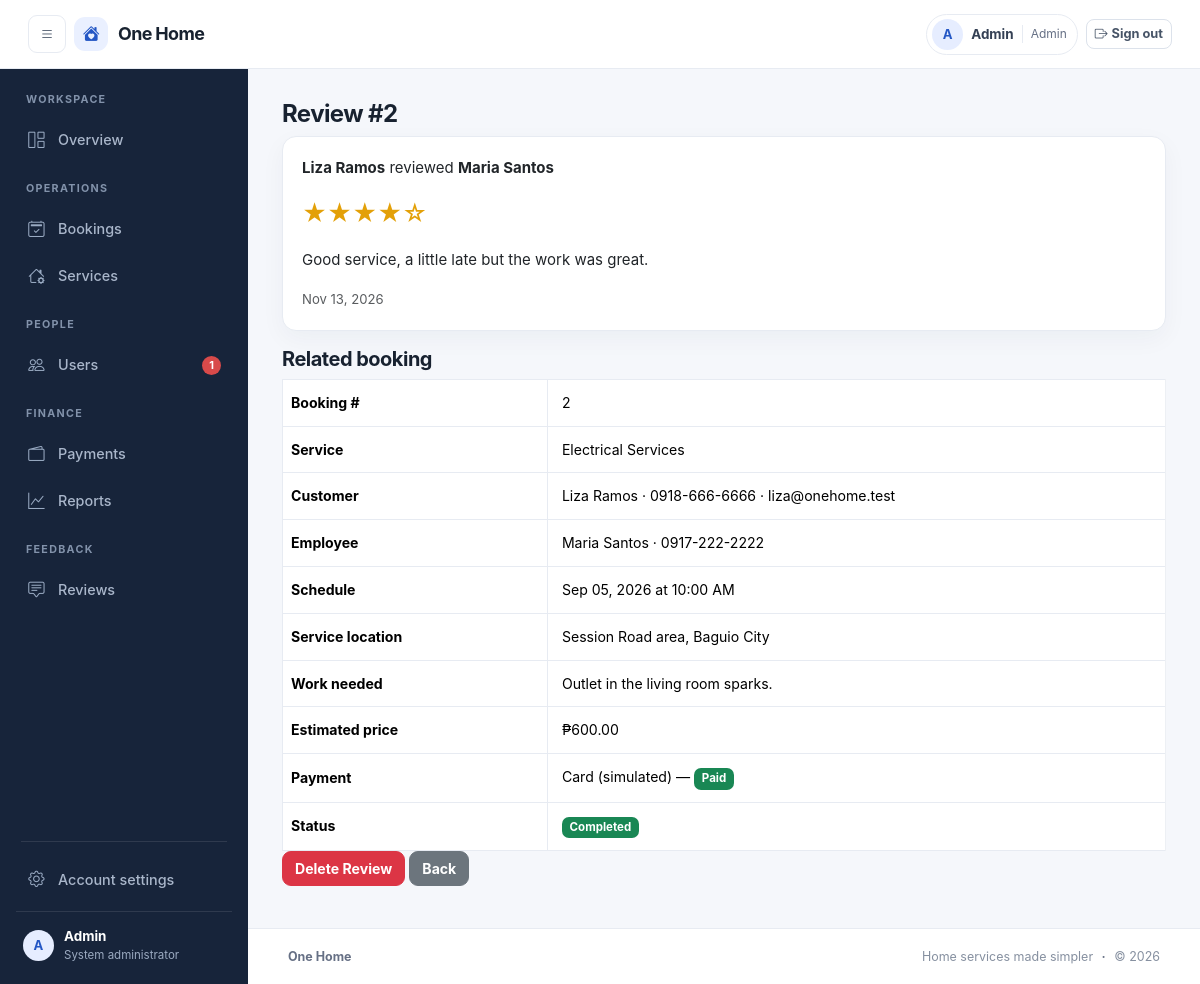
Screenshot of /admin/reviews/view.php?id=2 (signed in) with the database file from the repository.
### tables this page shows
CREATE TABLE users (
  id INT AUTO_INCREMENT PRIMARY KEY,
  name VARCHAR(100) NOT NULL,
  email VARCHAR(100) NOT NULL UNIQUE,
  password VARCHAR(255) NOT NULL,
  phone VARCHAR(30),
  address VARCHAR(255),
  role ENUM('admin','employee','customer') NOT NULL,
  status ENUM('active','pending','inactive') NOT NULL DEFAULT 'active',
  avatar VARCHAR(255),
  skills VARCHAR(255),
  available_days VARCHAR(40) NOT NULL DEFAULT 'Mon,Tue,Wed,Thu,Fri',
  is_available TINYINT NOT NULL DEFAULT 1,
  created_at DATETIME NOT NULL DEFAULT CURRENT_TIMESTAMP,
  INDEX idx_users_role_status (role, status)
);

CREATE TABLE reviews (
  id INT AUTO_INCREMENT PRIMARY KEY,
  booking_id INT NOT NULL UNIQUE,
  customer_id INT NOT NULL,
  employee_id INT NOT NULL,
  rating TINYINT NOT NULL,
  comment TEXT,
  created_at DATETIME NOT NULL DEFAULT CURRENT_TIMESTAMP,
  FOREIGN KEY (booking_id) REFERENCES bookings(id) ON DELETE CASCADE,
  FOREIGN KEY (customer_id) REFERENCES users(id),
  FOREIGN KEY (employee_id) REFERENCES users(id),
  INDEX idx_reviews_customer (customer_id),
  INDEX idx_reviews_employee (employee_id),
  CHECK (rating >= 1 AND rating <= 5)
);

CREATE TABLE bookings (
  id INT AUTO_INCREMENT PRIMARY KEY,
  customer_id INT NOT NULL,
  employee_id INT NOT NULL,
  service_id INT NOT NULL,
  booking_date DATE NOT NULL,
  booking_time TIME NOT NULL,
  address VARCHAR(255) NOT NULL,
  description TEXT,
  photo VARCHAR(255),
  price DECIMAL(10,2) NOT NULL,
  status ENUM('Pending','Confirmed','Ongoing','Completed','Cancelled','Declined') NOT NULL DEFAULT 'Pending',
  decline_reason VARCHAR(255),
  created_at DATETIME NOT NULL DEFAULT CURRENT_TIMESTAMP,
  FOREIGN KEY (customer_id) REFERENCES users(id),
  FOREIGN KEY (employee_id) REFERENCES users(id),
  FOREIGN KEY (service_id) REFERENCES services(id),
  INDEX idx_bookings_customer (customer_id),
  INDEX idx_bookings_employee_date (employee_id, booking_date, status),
  INDEX idx_bookings_service (service_id),
  INDEX idx_bookings_status_date (status, booking_date),
  CHECK (price >= 0)
);

CREATE TABLE services (
  id INT AUTO_INCREMENT PRIMARY KEY,
  name VARCHAR(100) NOT NULL,
  description TEXT,
  price DECIMAL(10,2) NOT NULL,
  icon VARCHAR(50) NOT NULL DEFAULT 'bi-tools',
  is_active TINYINT NOT NULL DEFAULT 1,
  INDEX idx_services_active (is_active),
  CHECK (price >= 0)
);

CREATE TABLE payments (
  id INT AUTO_INCREMENT PRIMARY KEY,
  booking_id INT NOT NULL UNIQUE,
  amount DECIMAL(10,2) NOT NULL,
  method ENUM('cash','card') NOT NULL DEFAULT 'cash',
  status ENUM('Unpaid','Paid','Refunded') NOT NULL DEFAULT 'Unpaid',
  card_last4 CHAR(4),
  paid_at DATETIME NULL,
  FOREIGN KEY (booking_id) REFERENCES bookings(id) ON DELETE CASCADE,
  CHECK (amount >= 0)
);

### includes/auth.php (called while the page is built, shortened)
<?php
require_once INC . '/dbconn.php';
require_once INC . '/functions.php';
require_once INC . '/notifications.php';
function current_user()
{
    static $loaded = false;
    static $user = null;
    if (!$loaded) {
        $loaded = true;
        if (!empty($_SESSION['uid'])) {
            $user_id = (int) $_SESSION['uid'];
            if ($user_id > 0) {
                $user = db_one("SELECT * FROM users WHERE id = ? LIMIT 1", [$user_id]);
            }
        }
    }
    return $user;
}
function home_for($role)
{
    $pages = [
        'admin' => 'admin/dashboard.php',
        'employee' => 'employee/dashboard.php',
        'customer' => 'customer/dashboard.php'
    ];
    return $pages[$role] ?? 'login.php';
}
function require_role($role)
{
    $user = current_user();
}

### includes/notifications.php (called while the page is built, shortened)
<?php
function pending_employees_count()
{
    return db_val("SELECT COUNT(*) FROM users WHERE role='employee' AND status='pending'");
}

### admin/reviews/view.php (the view, shortened to what this page needs)
<?php require_once __DIR__ . '/../../includes/auth.php';
require_role('admin');
$r = db_one(
    "SELECT r.*, c.name AS cname, e.name AS ename
     FROM reviews r
     JOIN users c ON c.id = r.customer_id
     JOIN users e ON e.id = r.employee_id
     WHERE r.id = ?",
    [(int) ($_GET['id'] ?? $_POST['id'] ?? 0)]
);
$b = get_booking($r['booking_id']);
require INC . '/header.php'; ?>
<h2>Review #<?= $r['id'] ?></h2>
<div class="card mb-3">
    <div class="card-body">
        <p><b><?= e($r['cname']) ?></b> reviewed <b><?= e($r['ename']) ?></b></p>
        <p class="fs-4"><?= stars($r['rating']) ?></p>
        <p><?= e($r['comment'] ?: '(no comment)') ?></p><small class="text-muted"><?= fdate($r['created_at']) ?></small>
    </div>
</div>
<h5>Related booking</h5><?php booking_info($b); ?>
<form method="post" class="d-inline"
    data-confirm="Delete this review permanently? Only do this for inappropriate reviews."><input type="hidden"
        name="id" value="<?= $r['id'] ?>"><button class="btn btn-danger">Delete Review</button></form>
<a class="btn btn-secondary" href="index.php">Back</a>
<?php require INC . '/footer.php'; ?>

### includes/navbar.php (shortened to what this page needs)
<?php
$u = current_user();
$role = $u['role'] ?? '';
$current_path = str_replace('\\', '/', parse_url($_SERVER['REQUEST_URI'] ?? '', PHP_URL_PATH) ?? '');
$base_path = rtrim(BASE_URL, '/');
$is_active = function ($path) use ($current_path, $base_path) {
    $full_path = $base_path . '/' . ltrim($path, '/');
    return $current_path === $full_path || strpos($current_path, $full_path . '/') === 0;
};
?>
<nav class="navbar app-topbar">
    <div class="container-fluid app-topbar-inner">
        <div class="d-flex align-items-center gap-2">
            <?php if ($u && $role === 'admin'): ?>
                <button class="btn btn-icon mobile-menu-button" id="sidebarToggle" type="button" aria-label="Open menu" aria-controls="adminSidebar" aria-expanded="false">
                    <i class="bi bi-list"></i>
                </button>
            <?php endif; ?>
            <a class="navbar-brand app-brand" href="<?= url($u ? home_for($role) : 'index.php') ?>">
                <span class="brand-mark"><i class="bi bi-house-heart-fill"></i></span>
                <span>One Home</span>
            </a>
        </div>
        <div class="d-flex align-items-center gap-2 ms-auto">
            <?php if ($u && $u['status'] === 'active'): ?>
                <div class="user-chip d-none d-sm-flex">
                    <span class="user-avatar"><?= e(strtoupper(substr($u['name'], 0, 1))) ?></span>
                    <span class="user-chip-name"><?= e($u['name']) ?></span>
                    <span class="user-chip-role"><?= e(ucfirst($role)) ?></span>
                </div>
                <a class="btn btn-sm btn-outline-secondary logout-button" href="<?= url('logout.php') ?>"><i class="bi bi-box-arrow-right me-1"></i><span class="d-none d-sm-inline">Sign out</span></a>
            <?php else: ?>
                <a class="top-link" href="<?= url('login.php') ?>">Sign in</a>
                <a class="btn btn-primary btn-sm px-3" href="<?= url('register.php') ?>">Create account</a>
            <?php endif; ?>
        </div>
    </div>
</nav>
<?php if ($u && $u['status'] === 'active' && $role === 'admin'): ?>
    <div class="admin-layout">
        <aside class="admin-sidebar" id="adminSidebar" aria-label="Administrator navigation">
            <div class="sidebar-caption">WORKSPACE</div>
            <a class="sidebar-link <?= $is_active('admin/dashboard.php') ? 'active' : '' ?>" href="<?= url('admin/dashboard.php') ?>">
                <i class="bi bi-grid-1x2"></i><span>Overview</span>
            </a>
            <div class="sidebar-caption">OPERATIONS</div>
            <a class="sidebar-link <?= $is_active('admin/bookings/') ? 'active' : '' ?>" href="<?= url('admin/bookings/index.php') ?>">
                <i class="bi bi-calendar2-check"></i><span>Bookings</span>
            </a>
            <a class="sidebar-link <?= $is_active('admin/services/') ? 'active' : '' ?>" href="<?= url('admin/services/index.php') ?>">
                <i class="bi bi-house-gear"></i><span>Services</span>
            </a>
            <div class="sidebar-caption">PEOPLE</div>
            <a class="sidebar-link <?= $is_active('admin/users/') ? 'active' : '' ?>" href="<?= url('admin/users/index.php') ?>">
                <i class="bi bi-people"></i><span>Users</span>
                <?php $pending_count = pending_employees_count(); if ($pending_count): ?><span class="sidebar-count"><?= $pending_count ?></span><?php endif; ?>
            </a>
            <div class="sidebar-caption">FINANCE</div>
            <a class="sidebar-link <?= $is_active('admin/payments/') ? 'active' : '' ?>" href="<?= url('admin/payments/index.php') ?>">
                <i class="bi bi-wallet2"></i><span>Payments</span>
            </a>
            <a class="sidebar-link <?= $is_active('admin/reports/') ? 'active' : '' ?>" href="<?= url('admin/reports/index.php') ?>">
                <i class="bi bi-graph-up"></i><span>Reports</span>
            </a>
            <div class="sidebar-caption">FEEDBACK</div>
            <a class="sidebar-link <?= $is_active('admin/reviews/') ? 'active' : '' ?>" href="<?= url('admin/reviews/index.php') ?>">
                <i class="bi bi-chat-square-text"></i><span>Reviews</span>
            </a>
            <div class="sidebar-spacer"></div>
            <div class="sidebar-divider"></div>
            <a class="sidebar-link <?= $is_active('admin/profile.php') ? 'active' : '' ?>" href="<?= url('admin/profile.php') ?>">
                <i class="bi bi-gear"></i><span>Account settings</span>
            </a>
            <div class="sidebar-user">
                <span class="user-avatar"><?= e(strtoupper(substr($u['name'], 0, 1))) ?></span>
                <span><strong><?= e($u['name']) ?></strong><small>System administrator</small></span>
            </div>
        </aside>
        <div class="admin-content">
<?php endif; ?>

### includes/functions.php (shortened to what this page needs)
<?php
function e($s)
{
    return htmlspecialchars((string) $s, ENT_QUOTES, 'UTF-8');
}
function url($p)
{
    return BASE_URL . '/' . ltrim($p, '/');
}
function money($n)
{
    return '₱' . number_format((float) $n, 2);
}
function fdate($d)
{
    return date('M d, Y', strtotime($d));
}
function ftime($t)
{
    return date('g:i A', strtotime($t));
}
function stars($n)
{
    $n = (int) round($n);
    return '<span class="star">' . str_repeat('★', $n) . str_repeat('☆', 5 - $n) . '</span>';
}
function badge($s)
{
    $c = [
        'Pending' => 'warning text-dark',
        'Confirmed' => 'info text-dark',
        'Ongoing' => 'primary',
        'Completed' => 'success',
        'Cancelled' => 'secondary',
        'Declined' => 'danger',
        'Paid' => 'success',
        'Unpaid' => 'warning text-dark',
        'Refunded' => 'dark',
        'active' => 'success',
        'pending' => 'warning text-dark',
        'inactive' => 'danger'
    ];
    return '<span class="badge bg-' . ($c[$s] ?? 'secondary') . '">' . e(ucfirst((string) $s)) . '</span>';
}
function pay_label($m)
{
    return $m === 'card' ? 'Card (simulated)' : 'Pay after service (cash)';
}
function db_run($sql, $params = [])
{
    global $conn;
    $st = mysqli_prepare($conn, $sql);
    if ($params)
        mysqli_stmt_bind_param($st, str_repeat('s', count($params)), ...$params);
    if (!mysqli_stmt_execute($st))
        die('SQL error: ' . mysqli_stmt_error($st));
    return $st;
}
function db_all($sql, $params = [])
{
    $r = mysqli_stmt_get_result(db_run($sql, $params));
    return $r ? mysqli_fetch_all($r, MYSQLI_ASSOC) : [];
}
function db_one($sql, $params = [])
{
    $a = db_all($sql, $params);
    return $a ? $a[0] : null;
}
function db_val($sql, $params = [])
{
    $r = db_one($sql, $params);
    return $r ? array_values($r)[0] : 0;
}
function list_bookings($where = '1', $params = [], $order = 'b.booking_date DESC, b.booking_time DESC')
{
    return db_all("SELECT b.*, s.name sname, c.name cname, c.phone cphone, c.email cemail, e.name ename, e.phone ephone,
        p.id payid, p.status pstatus, p.method pmethod, p.card_last4, p.paid_at,
        (SELECT COUNT(*) FROM reviews r WHERE r.booking_id=b.id) reviewed
        FROM bookings b JOIN services s ON s.id=b.service_id JOIN users c ON c.id=b.customer_id JOIN users e ON e.id=b.employee_id
        LEFT JOIN payments p ON p.booking_id=b.id WHERE $where ORDER BY $order", $params);
}
function get_booking($id)
{
    $r = list_bookings('b.id=?', [$id]);
    return $r ? $r[0] : null;
}
function booking_info($b)
{ ?>
    <table class="table table-bordered bg-white">
        <tr>
            <th width="30%">Booking #</th>
            <td><?= $b['id'] ?></td>
        </tr>
        <tr>
            <th>Service</th>
            <td><?= e($b['sname']) ?></td>
        </tr>
        <tr>
            <th>Customer</th>
            <td><?= e($b['cname']) ?> &middot; <?= e($b['cphone']) ?> &middot; <?= e($b['cemail']) ?></td>
        </tr>
        <tr>
            <th>Employee</th>
            <td><?= e($b['ename']) ?> &middot; <?= e($b['ephone']) ?></td>
        </tr>
        <tr>
            <th>Schedule</th>
            <td><?= fdate($b['booking_date']) ?> at <?= ftime($b['booking_time']) ?></td>
        </tr>
        <tr>
            <th>Service location</th>
            <td><?= e($b['address']) ?></td>
        </tr>
        <tr>
            <th>Work needed</th>
            <td><?= nl2br(e($b['description'])) ?></td>
        </tr>
        <tr>
            <th>Estimated price</th>
            <td><?= money($b['price']) ?></td>
        </tr>
        <tr>
            <th>Payment</th>
            <td><?= pay_label($b['pmethod']) ?> &mdash; <?= badge($b['pstatus']) ?></td>
        </tr>
        <tr>
            <th>Status</th>
            <td><?= badge($b['status']) ?><?php if ($b['decline_reason']): ?> &mdash; Reason:
                    <?= e($b['decline_reason']) ?>    <?php endif; ?></td>
        </tr>
    </table>
<?php }
    $link = ['customer' => 'customer/booking_details.php?id=', 'employee' => 'employee/booking_details.php?id=', 'admin' => 'admin/bookings/view.php?id='][$role]; ?>

### rows the page displays
users: name "A", name "Admin", role "Admin"
reviews: id "2", customer.name "Liza Ramos", employee.name "Maria Santos", rating "★★★★", rating "☆", comment "Good service, a little late but the work was great.", created_at "Nov 13, 2026"
bookings: id "2", service.name "Electrical Services", customer.name "Liza Ramos", customer.phone "0918-666-6666", customer.email "liza@onehome.test", employee.name "Maria Santos", employee.phone "0917-222-2222", booking_date "Sep 05, 2026", booking_time "10:00 AM", address "Session Road area, Baguio City", description "Outlet in the living room sparks.", price "₱600.00", payments.method "Card (simulated)", payments.status "Paid Completed"

### other values shown
$pending_count "1"
